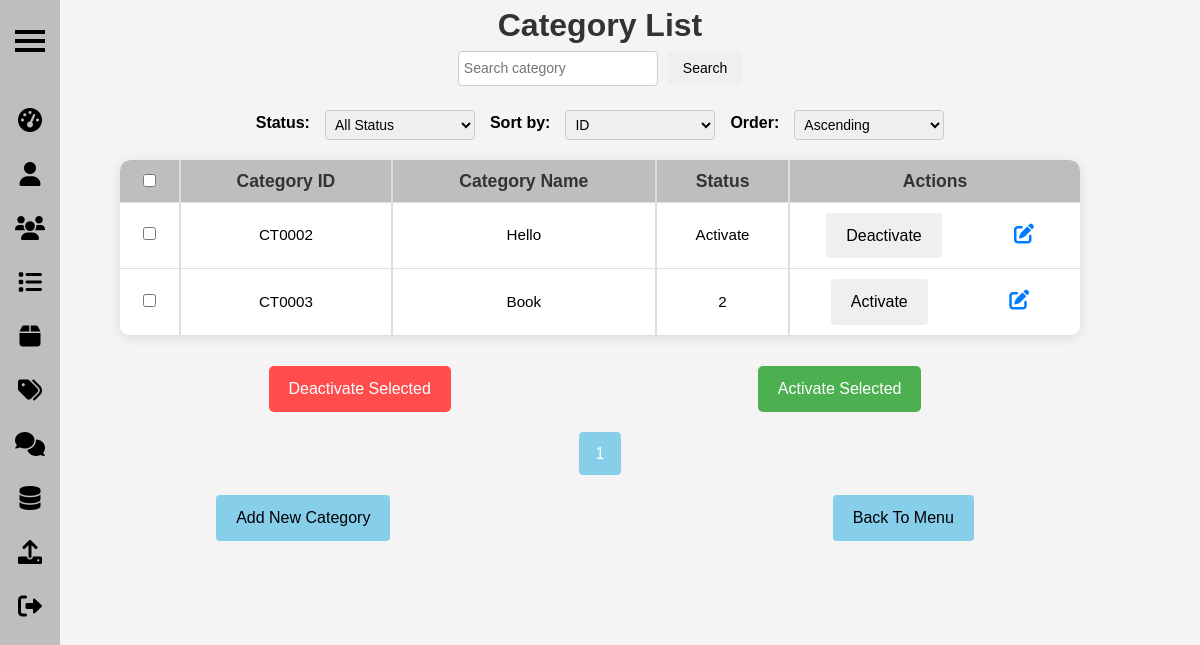
Page /admin/categoryList.php (signed in) on the committed database.
### tables this page shows
CREATE TABLE `category` (
  `category_id` varchar(10) NOT NULL,
  `category_name` varchar(100) NOT NULL,
  `category_status` varchar(11) NOT NULL
);

### lib/SimplePager.php (called while the page is built, shortened)
<?php
class SimplePager {
    public function __construct($query, $params, $limit, $page) {
        global $_db;
        $this->limit = ctype_digit($limit) ? max($limit, 1) : $limit;
        $this->page = ctype_digit($page) ? max($page, 1) : $page;
        $q = preg_replace('/SELECT.+FROM/', 'SELECT COUNT(*) FROM', $query, 1);
        $stm = $_db->prepare($q);
        $stm->execute($params);
        $this->item_count = $stm->fetchColumn();
        $this->page_count = ceil($this->item_count / $this->limit);
        $offset = ($this->page - 1) * $this->limit;
        $stm = $_db->prepare($query . " LIMIT $offset, $this->limit");
        $stm->execute($params);
        $this->result = $stm->fetchAll();
    }
}

### admin/categoryList.php (the view, shortened to what this page needs)
<?php
include '../_base.php';
require_once '../lib/SimplePager.php';
include '../include/sidebarAdmin.php';
$search_query = isset($_GET['search']) ? trim($_GET['search']) : '';
$page = isset($_GET['page']) ? (int)$_GET['page'] : 1;
$sort_by = isset($_GET['sort_by']) ? $_GET['sort_by'] : 'category_id';
$sort_order = isset($_GET['sort_order']) ? $_GET['sort_order'] : 'ASC';
$status_filter = isset($_GET['status']) ? $_GET['status'] : '';
$limit = 5;
$sql = 'SELECT * FROM category WHERE 1=1';
$params = [];
$sql .= " ORDER BY $sort_by $sort_order";
$pager = new SimplePager($sql, $params, $limit, $page);
$categories = $pager->result;
$total_pages = $pager->page_count;
include '../_head.php';
?>
<link rel="stylesheet" href="../css/product.css">
<link rel="stylesheet" href="https://cdnjs.cloudflare.com/ajax/libs/font-awesome/6.0.0-beta3/css/all.min.css">
<div class="container">
    <h1>Category List</h1>
    <form action="categoryList.php" method="get" class="search-form">
        <input type="text" name="search" placeholder="Search category" value="<?= htmlspecialchars($search_query) ?>">
        <button type="submit" class="form-button">Search</button>
    </form>
    <div class="filter-sorting">
        <form action="categoryList.php" method="get" class="filter-form">
            <label for="status">Status:</label>
            <select name="status" id="status" onchange="this.form.submit()">
                <option value="">All Status</option>
            </select>
            <label for="sort_by">Sort by:</label>
            <select name="sort_by" id="sort_by" onchange="this.form.submit()">
                <option value="category_id" <?= $sort_by == 'category_id' ? 'selected' : '' ?>>ID</option>
            </select>
            <label for="sort_order">Order:</label>
            <select name="sort_order" id="sort_order" onchange="this.form.submit()">
                <option value="ASC" <?= $sort_order == 'ASC' ? 'selected' : '' ?>>Ascending</option>
            </select>
        </form>
    </div>
    <div class="table-wrapper">
        <form method="post" action="deactivateCategory.php" onsubmit="return checkSelection(this);">
            <table>
                <thead>
                    <tr>
                        <th><input type="checkbox" id="select-all"></th>
                        <th>Category ID</th>
                        <th>Category Name</th>
                        <th>Status</th>
                        <th>Actions</th>
                    </tr>
                </thead>
                <tbody>
                    <?php if ($categories): ?>
                        <?php foreach ($categories as $category): ?>
                            <tr>
                                <td>
                                    <input type="checkbox" name="category_ids[]" value="<?= $category->category_id ?>" class="category-checkbox">
                                </td>
                                <td><?= htmlspecialchars($category->category_id) ?></td>
                                <td><?= htmlspecialchars($category->category_name) ?></td>
                                <td><?= htmlspecialchars($category->category_status) ?></td>
                                <td class="actions">
                                    <?php if ($category->category_status === 'Activate'): ?>
                                        <form method="post" action="deactivateCategory.php" class="inline-form">
                                            <button type="submit" onclick="return confirm('Are you sure you want to deactivate this category?');">Deactivate</button>
                                        </form>
                                    <?php else: ?>
                                        <form method="post" action="activateCategory.php" class="inline-form">
                                            <button type="submit" onclick="return confirm('Are you sure you want to activate this category?');">Activate</button>
                                        </form>
                                    <?php endif; ?>
                                    <a href="categoryEdit.php?category_id=<?= $category->category_id ?>" class="edit-container">
                                        <button type="button" class="edit-button">
                                            <i class="fas fa-edit"></i>
                                        </button>
                                </td>
                            </tr>
                        <?php endforeach; ?>
                    <?php else: ?>
                        <tr>
                            <td colspan="5" class="no-results">No categories found.</td>
                        </tr>
                    <?php endif; ?>
                </tbody>
            </table>
            <div class="action-buttons">
                <button type="submit" formaction="deactivateCategory.php" id="deactivate-selected" onclick="return confirm('Are you sure you want to deactivate the selected categories?');">Deactivate Selected</button>
                <button type="submit" formaction="activateCategory.php" id="activate-selected" onclick="return confirm('Are you sure you want to activate the selected categories?');">Activate Selected</button>
            </div>
        </form>
    </div>
    <div class="pagination-container">
        <?php for ($i = 1; $i <= $total_pages; $i++): ?>
            <?php if ($i == $page): ?>
                <span class="current-page"><?= $i ?></span>
            <?php else: ?>
                <a href="?search=<?= urlencode($search_query) ?>&page=<?= $i ?>&sort_by=<?= urlencode($sort_by) ?>&sort_order=<?= urlencode($sort_order) ?>&status=<?= urlencode($status_filter) ?>" class="pagination-button"><?= $i ?></a>
            <?php endif; ?>
        <?php endfor; ?>
    </div>
    <div class="action-buttons">
        <a href="newCategory.php"><button type="button" id="add-new">Add New Category</button></a>
        <a href="admin.php"><button type="button" id="back-to-menu">Back To Menu</button></a>
    </div>
</div>

### css/adminHome.css (style rules this page uses)
* { margin: 0; padding: 0; box-sizing: border-box; line-height: 1.6; }

### css/product.css (style rules this page uses)
* { margin: 0; padding: 0; text-decoration: none; list-style-type: none; box-sizing: border-box; user-select: none; }
body { font-family: Arial, sans-serif; background-color: #f4f4f4; }
h1 { text-align: center; color: #333; }
.table-wrapper { max-width: 1000px; margin: 20px auto; padding: 0 20px; }
table { width: 100%; border-collapse: separate; border-spacing: 0; margin-bottom: 20px; background-color: #fff; border-radius: 10px; overflow: hidden; box-shadow: 0 2px 12px rgba(0, 0, 0, 0.1); }
table th, table td { padding: 7px 10px; text-align: center; border-bottom: 1px solid #e0e0e0; font-size: 1rem; transition: background-color 0.3s ease; }
table th { background-color: #bebebe; color: #333; font-weight: 600; font-size: 1.1rem; border-right: 2px solid #ddd; }
table td { background-color: #fff; color: black; font-size: 0.95rem; border-right: 2px solid #ddd; }
table td.actions { display: flex; justify-content: space-around; align-items: center; border-top: none; border-left: none; border-right: none; padding: 10px 5px; }
table th:first-child, table td:first-child { border-top-left-radius: 10px; }
table th:last-child, table td:last-child { border-top-right-radius: 10px; border-right: none; }
table tr:last-child td:first-child { border-bottom-left-radius: 10px; }
table tr:last-child td:last-child { border-bottom-right-radius: 10px; border-right: none; }
input[type="text"], input[type="number"], textarea, select { width: 100%; padding: 8px; margin-top: 4px; border: 1px solid #ccc; border-radius: 4px; box-sizing: border-box; }
button { padding: 10px 20px; border: none; border-radius: 4px; cursor: pointer; font-size: 16px; margin-right: 10px; }
.action-buttons { display: flex; justify-content: space-around; align-items: center; }
button#deactivate-selected { background-color: #ff4d4d; color: #fff; border: none; border-radius: 5px; padding: 10px 20px; cursor: pointer; font-size: 16px; align-self: flex-end; margin-top: 10px; transition: background-color 0.3s ease; }
button#activate-selected { background-color: #4CAF50; color: #fff; border: none; border-radius: 5px; padding: 10px 20px; cursor: pointer; font-size: 16px; align-self: flex-end; margin-top: 10px; transition: background-color 0.3s ease; }
button#add-new, button#back-to-menu { background-color: #87CEEB; color: #fff; border: none; border-radius: 4px; padding: 10px 20px; cursor: pointer; font-size: 16px; color: black; margin-right: 10px; transition: background-color 0.3s ease; }
.filter-form { display: flex; gap: 15px; justify-content: center; align-items: center; margin-bottom: 20px; }
.filter-form label { font-weight: bold; margin: 0; }
.filter-form select { padding: 5px; font-size: 14px; width: 150px; }
.edit-container button { background-color: transparent; border: none; cursor: pointer; padding: 0px; }
.edit-container button i { font-size: 20px; color: #007bff; }
.pagination-container { display: flex; justify-content: center; align-items: center; margin: 20px 0; }
.current-page { background-color: #87CEEB; color: #fff; border: 1px solid #87CEEB; padding: 8px 16px; margin: 0 5px; font-size: 16px; border-radius: 4px; transition: background-color 0.3s ease; }
.search-form { display: flex; justify-content: center; align-items: center; gap: 10px; margin-bottom: 20px; }
.search-form input[type="text"] { width: 200px; padding: 5px; font-size: 14px; margin: 0; }
.search-form button { padding: 5px 15px; font-size: 14px; cursor: pointer; margin: 0; }
form.inline-form { display: flex; justify-content: center; align-items: center; }

### rows in the picture
category: category_id "CT0002", category_name "Hello", category_status "Activate"
category: category_id "CT0003", category_name "Book", category_status "2"
